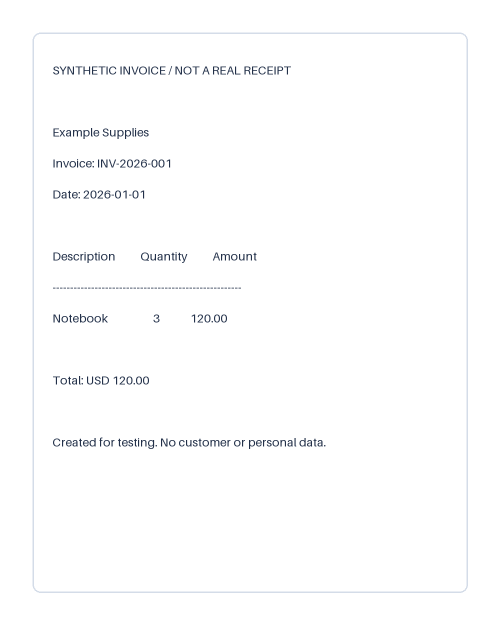
#> input picture examples/synthetic-invoice.png, 1000 x 1250 px (shown at 1/2 size)
$ python -i geometry.py   (imports and definitions only)
#> lines starting #> are read from the running program, lines starting #| are printed output that depends on the picture; after the words box and inside, x2 and y2 are one past the last pixel; in counts of white or black regions, pixels touching at a corner belong together
#> further down, picture is the input picture: PIL image 1000x1250 RGB; mean R, G, B 252.5, 252.7, 253.1
"""Image preparation and reversible geometry, without another OCR engine.

Deskew uses only image projections. It does not read text, infer document type,
load weights, or claim to fix perspective. All matrices map pixel-edge coordinates
from the actual model canvas back to the EXIF-normalized page/crop canvas.
"""

import math

from PIL import Image, ImageOps

IDENTITY = [1.0, 0.0, 0.0, 0.0, 1.0, 0.0]


def point(matrix, x, y):
    a, b, c, d, e, f = matrix
    return [a * x + b * y + c, d * x + e * y + f]


# [35 lines left out: functions compose, rotate, not called in this run]


def estimate_deskew(image):
    """Conservatively search +/-8 degrees using horizontal ink projections.

    Blank/dark images, boundary optima and weak improvements are left unchanged.
    This heuristic is suitable for near-upright scans, not a confidence score or
    automatic 90-degree orientation detector. Work is bounded to a 512px image.
    """
    sample = ImageOps.grayscale(image)
    sample.thumbnail((512, 512))
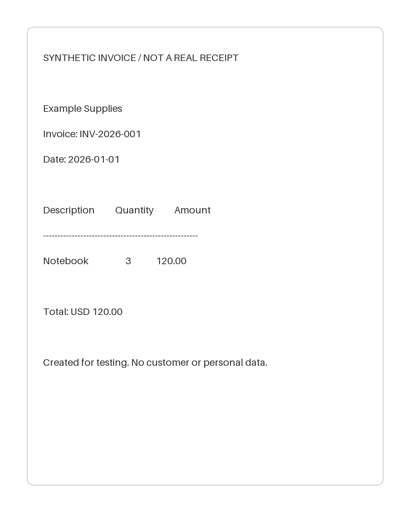
#> sample: PIL image 410x512 L; min 44, max 255, mean 252.6
    ink = sample.point(lambda value: 255 if value < 160 else 0)
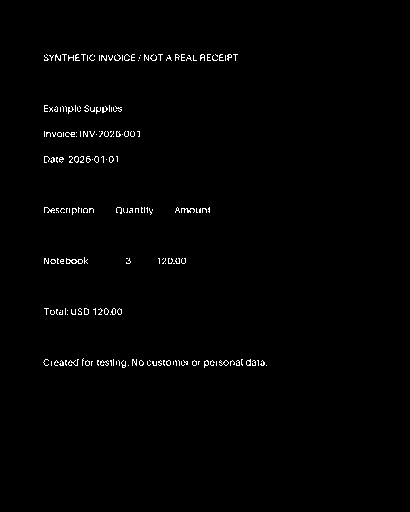
#> ink: PIL image 410x512 L; 1% white in thin lines or dots, all inside (x1, y1, x2, y2) = (43, 54, 267, 368)
    total = sum(ink.histogram()[1:])
#> total = 2127
    if total < 150 or total > sample.width * sample.height * 0.45:
        return 0.0

    def score(angle):
#> called with angle = 0
        rotated = ink.rotate(angle, expand=True, fillcolor=0)
        raw = rotated.tobytes()
        rows = [sum(raw[y * rotated.width : (y + 1) * rotated.width]) / 255 for y in range(rotated.height)]
#> rows = 512 values, max 92 at index 361, min 0 at index 0, mean 4.15
        return sum((b - a) ** 2 for a, b in zip(rows, rows[1:]))

    baseline = score(0)
#> baseline = 40114
    coarse = [(score(angle), angle) for angle in range(-8, 9)]
#> in score (call 2), `rotated = ink.rotate(angle, expand=True, fillcolor=0)`: rotated: PIL image 478x566 L; 0.79% white in thin lines or dots, all inside (x1, y1, x2, y2) = (64, 61, 300, 400)
#> in score (call 3), `rotated = ink.rotate(angle, expand=True, fillcolor=0)`: rotated: PIL image 470x560 L; 0.81% white in thin lines or dots, all inside (x1, y1, x2, y2) = (61, 60, 292, 397)
#> in score (call 4), `rotated = ink.rotate(angle, expand=True, fillcolor=0)`: rotated: PIL image 462x554 L; 0.83% white in thin lines or dots, all inside (x1, y1, x2, y2) = (59, 60, 285, 393)
#> in score (call 5), `rotated = ink.rotate(angle, expand=True, fillcolor=0)`: rotated: PIL image 454x546 L; 0.86% white in thin lines or dots, all inside (x1, y1, x2, y2) = (56, 58, 279, 388)
#> in score (call 6), `rotated = ink.rotate(angle, expand=True, fillcolor=0)`: rotated: PIL image 446x540 L; 0.88% white in thin lines or dots, all inside (x1, y1, x2, y2) = (54, 57, 277, 384)
#> in score (call 7), `rotated = ink.rotate(angle, expand=True, fillcolor=0)`: rotated: PIL image 438x534 L; 0.91% white in thin lines or dots, all inside (x1, y1, x2, y2) = (52, 57, 275, 380)
#> in score (call 8), `rotated = ink.rotate(angle, expand=True, fillcolor=0)`: rotated: PIL image 428x526 L; 0.95% white in thin lines or dots, all inside (x1, y1, x2, y2) = (48, 56, 272, 375)
#> in score (call 9), `rotated = ink.rotate(angle, expand=True, fillcolor=0)`: rotated: PIL image 420x520 L; 0.97% white in thin lines or dots, all inside (x1, y1, x2, y2) = (46, 55, 270, 372)
#> in score (call 11), `rotated = ink.rotate(angle, expand=True, fillcolor=0)`: rotated: PIL image 420x520 L; 0.97% white in thin lines or dots, all inside (x1, y1, x2, y2) = (46, 57, 274, 373)
#> in score (call 12), `rotated = ink.rotate(angle, expand=True, fillcolor=0)`: rotated: PIL image 428x526 L; 0.95% white in thin lines or dots, all inside (x1, y1, x2, y2) = (46, 60, 280, 378)
#> in score (call 13), `rotated = ink.rotate(angle, expand=True, fillcolor=0)`: rotated: PIL image 438x534 L; 0.91% white in thin lines or dots, all inside (x1, y1, x2, y2) = (48, 64, 287, 385)
#> in score (call 14), `rotated = ink.rotate(angle, expand=True, fillcolor=0)`: rotated: PIL image 446x540 L; 0.88% white in thin lines or dots, all inside (x1, y1, x2, y2) = (48, 66, 292, 391)
#> in score (call 15), `rotated = ink.rotate(angle, expand=True, fillcolor=0)`: rotated: PIL image 454x546 L; 0.86% white in thin lines or dots, all inside (x1, y1, x2, y2) = (49, 69, 298, 396)
#> in score (call 16), `rotated = ink.rotate(angle, expand=True, fillcolor=0)`: rotated: PIL image 462x554 L; 0.83% white in thin lines or dots, all inside (x1, y1, x2, y2) = (50, 73, 304, 403)
#> in score (call 17), `rotated = ink.rotate(angle, expand=True, fillcolor=0)`: rotated: PIL image 470x560 L; 0.81% white in thin lines or dots, all inside (x1, y1, x2, y2) = (51, 76, 310, 409)
#> in score (call 18), `rotated = ink.rotate(angle, expand=True, fillcolor=0)`:
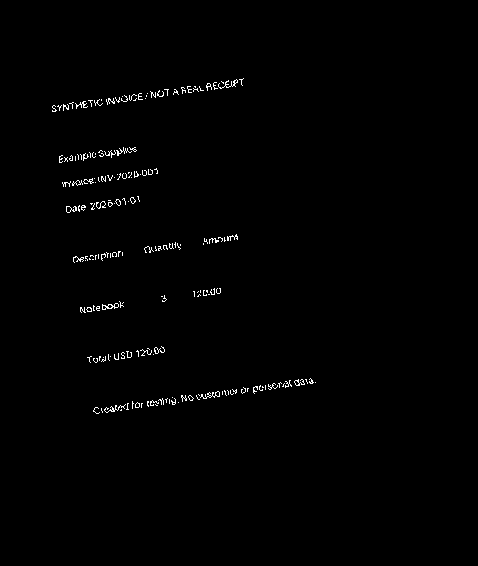
#> rotated: PIL image 478x566 L; 0.79% white in thin lines or dots, all inside (x1, y1, x2, y2) = (52, 78, 316, 414)
#> in score (call 18), `rows = [sum(raw[y * rotated.width : (y + 1) * rotated.width]) / 255 fo..`: rows = 566 values, max 22 at index 100, min 0 at index 0, mean 3.77
#> coarse = [(2328, -8), (2524, -7), (2520, -6), (3074, -5), (3808, -4), (5218, -3), (7992, -2), (12538, -1), (40114, 0), (11664, 1), (8286, 2), (5076, 3), (3540, 4), (2654, 5), (2940, 6), (2808, 7), (2080, 8)]
    best_score, best = max(coarse)
#> best_score = 40114; best = 0
    if abs(best) == 8:
        return 0.0
    fine = [(score(best + step / 4), best + step / 4) for step in range(-3, 4)]
#> in score (call 19), `rotated = ink.rotate(angle, expand=True, fillcolor=0)`: rotated: PIL image 418x518 L; 0.98% white in thin lines or dots, all inside (x1, y1, x2, y2) = (46, 55, 270, 371)
#> in score (call 20), `rotated = ink.rotate(angle, expand=True, fillcolor=0)`: rotated: PIL image 416x516 L; 0.99% white in thin lines or dots, all inside (x1, y1, x2, y2) = (45, 55, 269, 370)
#> in score (call 21), `rotated = ink.rotate(angle, expand=True, fillcolor=0)`:
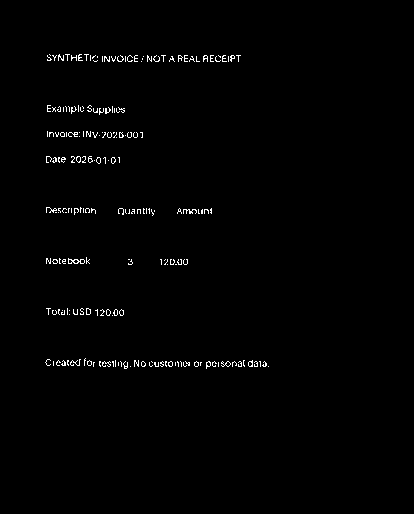
#> rotated: PIL image 414x514 L; 1% white in thin lines or dots, all inside (x1, y1, x2, y2) = (45, 54, 269, 369)
#> in score (call 21), `rows = [sum(raw[y * rotated.width : (y + 1) * rotated.width]) / 255 fo..`: rows = 514 values, max 93 at index 362, min 0 at index 0, mean 4.14
#> in score (call 23), `rotated = ink.rotate(angle, expand=True, fillcolor=0)`:
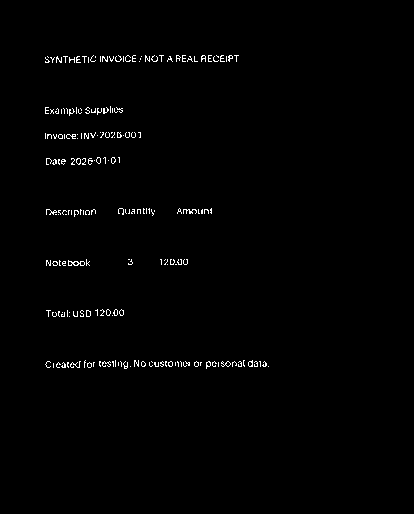
#> rotated: PIL image 414x514 L; 1% white in thin lines or dots, all inside (x1, y1, x2, y2) = (45, 55, 269, 369)
#> in score (call 23), `rows = [sum(raw[y * rotated.width : (y + 1) * rotated.width]) / 255 fo..`: rows = 514 values, max 87 at index 362, min 0 at index 0, mean 4.14
#> in score (call 24), `rotated = ink.rotate(angle, expand=True, fillcolor=0)`:
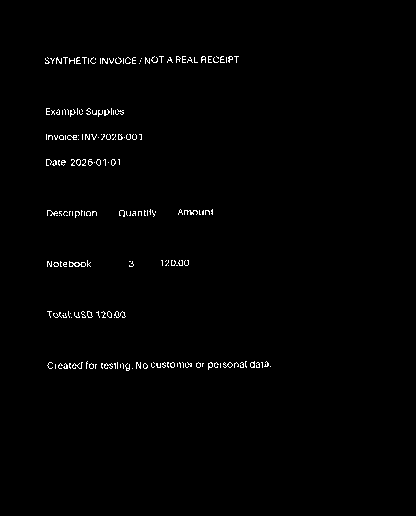
#> rotated: PIL image 416x516 L; 0.99% white in thin lines or dots, all inside (x1, y1, x2, y2) = (45, 56, 271, 371)
#> in score (call 24), `rows = [sum(raw[y * rotated.width : (y + 1) * rotated.width]) / 255 fo..`: rows = 516 values, max 82 at index 364, min 0 at index 0, mean 4.12
#> in score (call 25), `rotated = ink.rotate(angle, expand=True, fillcolor=0)`:
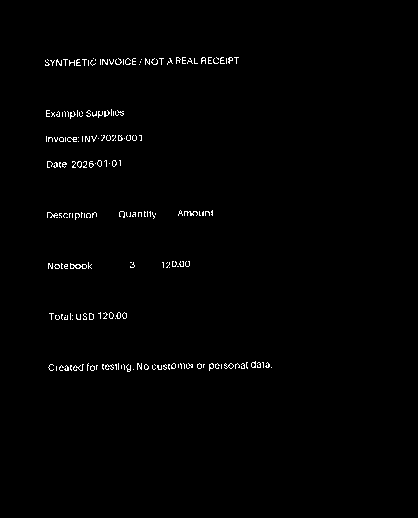
#> rotated: PIL image 418x518 L; 0.98% white in thin lines or dots, all inside (x1, y1, x2, y2) = (45, 57, 272, 372)
#> in score (call 25), `rows = [sum(raw[y * rotated.width : (y + 1) * rotated.width]) / 255 fo..`: rows = 518 values, max 84 at index 367, min 0 at index 0, mean 4.11
#> fine = [(15588, -0.75), (24822, -0.5), (24466, -0.25), (40114, 0), (22318, 0.25), (23788, 0.5), (14400, 0.75)]
    best_score, best = max(fine)
    if abs(best) < 0.25 or best_score < max(1, baseline) * 1.15:
        return 0.0
    return round(best, 2)


# [49 lines left out: functions prepare_image, map_box, not called in this run]

>>> from PIL import Image
>>> picture = Image.open('../examples/synthetic-invoice.png')
>>> result = estimate_deskew(picture)
#> result = 0
